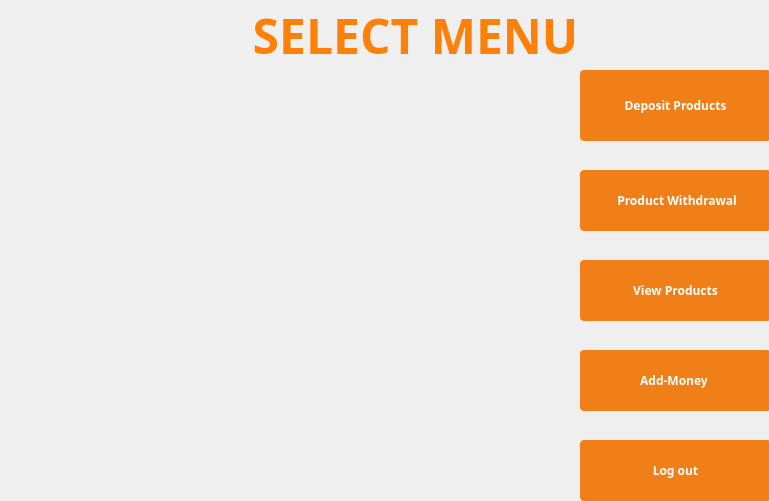
<?xml version="1.0" encoding="UTF-8"?>
<ui version="4.0">
 <class>Menu</class>
 <widget class="QDialog" name="Menu">
  <property name="geometry">
   <rect>
    <x>0</x>
    <y>0</y>
    <width>769</width>
    <height>501</height>
   </rect>
  </property>
  <property name="minimumSize">
   <size>
    <width>769</width>
    <height>501</height>
   </size>
  </property>
  <property name="maximumSize">
   <size>
    <width>769</width>
    <height>501</height>
   </size>
  </property>
  <property name="windowTitle">
   <string>Dialog</string>
  </property>
  <property name="styleSheet">
   <string notr="true">#Menu{
border-image:url(:/images/094 Cloudy Apple.png);
}</string>
  </property>
  <widget class="QLabel" name="label_2">
   <property name="geometry">
    <rect>
     <x>0</x>
     <y>50</y>
     <width>581</width>
     <height>461</height>
    </rect>
   </property>
   <property name="styleSheet">
    <string notr="true">#label_2{
border-image:url(:/images/69751223-industry-wallpapers-2.jpg)

;
}</string>
   </property>
   <property name="text">
    <string/>
   </property>
  </widget>
  <widget class="QLabel" name="label_3">
   <property name="geometry">
    <rect>
     <x>-10</x>
     <y>0</y>
     <width>841</width>
     <height>71</height>
    </rect>
   </property>
   <property name="styleSheet">
    <string notr="true">#label_3{
border-image:url(:/images/minimalbg1.jpg)
}
</string>
   </property>
   <property name="frameShape">
    <enum>QFrame::NoFrame</enum>
   </property>
   <property name="frameShadow">
    <enum>QFrame::Plain</enum>
   </property>
   <property name="text">
    <string/>
   </property>
  </widget>
  <widget class="QLabel" name="label_6">
   <property name="geometry">
    <rect>
     <x>0</x>
     <y>0</y>
     <width>831</width>
     <height>71</height>
    </rect>
   </property>
   <property name="font">
    <font>
     <family>AXIS</family>
     <pointsize>13</pointsize>
     <weight>75</weight>
     <italic>false</italic>
     <bold>true</bold>
    </font>
   </property>
   <property name="frameShape">
    <enum>QFrame::NoFrame</enum>
   </property>
   <property name="frameShadow">
    <enum>QFrame::Plain</enum>
   </property>
   <property name="text">
    <string>&lt;html&gt;&lt;head/&gt;&lt;body&gt;&lt;p align=&quot;center&quot;&gt;&lt;span style=&quot; font-size:36pt; color:#fd8008;&quot;&gt;SELECT MENU&lt;/span&gt;&lt;/p&gt;&lt;/body&gt;&lt;/html&gt;</string>
   </property>
  </widget>
  <widget class="QPushButton" name="pushButton">
   <property name="geometry">
    <rect>
     <x>580</x>
     <y>70</y>
     <width>191</width>
     <height>71</height>
    </rect>
   </property>
   <property name="font">
    <font>
     <family>AXIS</family>
     <weight>75</weight>
     <bold>true</bold>
    </font>
   </property>
   <property name="styleSheet">
    <string notr="true">#pushButton{
color:white;
background-color:#F17F18;
border-width:0px;
border-radius:4px;
}
#pushButton:hover{
background-color:#6BC3BB;
}
</string>
   </property>
   <property name="text">
    <string>Deposit Products</string>
   </property>
  </widget>
  <widget class="QPushButton" name="pushButton_2">
   <property name="geometry">
    <rect>
     <x>580</x>
     <y>170</y>
     <width>191</width>
     <height>61</height>
    </rect>
   </property>
   <property name="font">
    <font>
     <family>AXIS</family>
     <weight>75</weight>
     <bold>true</bold>
    </font>
   </property>
   <property name="styleSheet">
    <string notr="true">#pushButton_2{
color:white;
background-color:#F17F18;
border-width:0px;
border-radius:4px;
}
#pushButton_2:hover{
background-color:#6BC3BB;
}
</string>
   </property>
   <property name="text">
    <string> Product Withdrawal</string>
   </property>
  </widget>
  <widget class="QPushButton" name="pushButton_3">
   <property name="geometry">
    <rect>
     <x>580</x>
     <y>260</y>
     <width>191</width>
     <height>61</height>
    </rect>
   </property>
   <property name="font">
    <font>
     <family>AXIS</family>
     <weight>75</weight>
     <bold>true</bold>
    </font>
   </property>
   <property name="styleSheet">
    <string notr="true">#pushButton_3{
color:white;
background-color:#F17F18;
border-width:0px;
border-radius:4px;
}
#pushButton_3:hover{
background-color:#6BC3BB;
}
</string>
   </property>
   <property name="text">
    <string>View Products</string>
   </property>
  </widget>
  <widget class="QPushButton" name="pushButton_4">
   <property name="geometry">
    <rect>
     <x>580</x>
     <y>350</y>
     <width>191</width>
     <height>61</height>
    </rect>
   </property>
   <property name="font">
    <font>
     <family>AXIS</family>
     <weight>75</weight>
     <bold>true</bold>
    </font>
   </property>
   <property name="styleSheet">
    <string notr="true">#pushButton_4{
color:white;
background-color:#F17F18;
border-width:0px;
border-radius:4px;
}
#pushButton_4:hover{
background-color:#6BC3BB;
}
</string>
   </property>
   <property name="text">
    <string>Add-Money </string>
   </property>
  </widget>
  <widget class="QPushButton" name="pushButton_5">
   <property name="geometry">
    <rect>
     <x>580</x>
     <y>440</y>
     <width>191</width>
     <height>61</height>
    </rect>
   </property>
   <property name="font">
    <font>
     <family>AXIS</family>
     <weight>75</weight>
     <bold>true</bold>
    </font>
   </property>
   <property name="styleSheet">
    <string notr="true">#pushButton_5{
color:white;
background-color:#F17F18;
border-width:0px;
border-radius:4px;
}
#pushButton_5:hover{
background-color:#C7C7C9;
}
</string>
   </property>
   <property name="text">
    <string>Log out</string>
   </property>
  </widget>
 </widget>
 <resources/>
 <connections/>
</ui>
